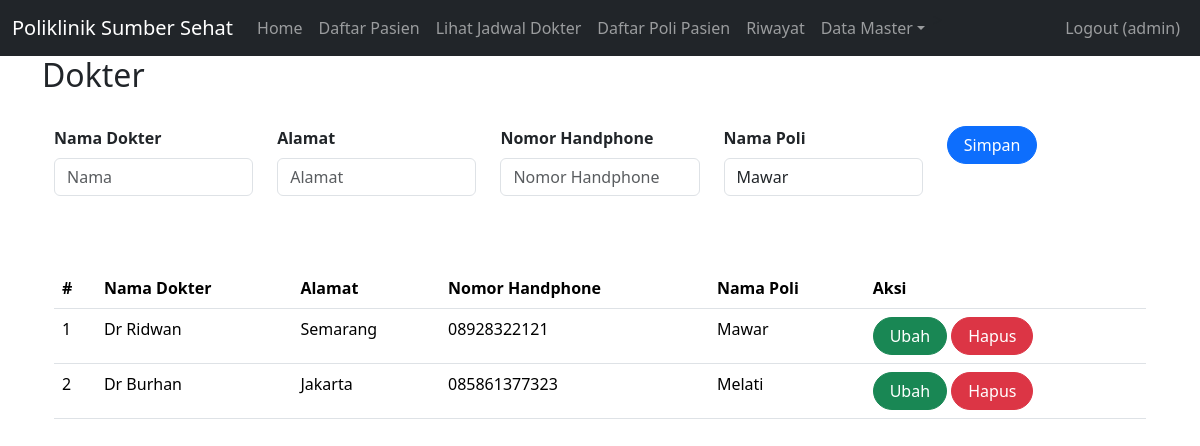
The page /index.php?page=dokter (signed in) on the database its author committed.
### tables this page shows
CREATE TABLE `dokter` (
  `id` int(11) UNSIGNED NOT NULL,
  `nama` varchar(255) DEFAULT NULL,
  `alamat` varchar(255) DEFAULT NULL,
  `no_hp` varchar(50) DEFAULT NULL,
  `id_poli` int(11) UNSIGNED NOT NULL
);

CREATE TABLE `poli` (
  `id` int(11) UNSIGNED NOT NULL,
  `nama_poli` varchar(25) NOT NULL,
  `keterangan` text NOT NULL
);

### dokter.php (the view, shortened to what this page needs)
<div class="container">
<h2>Dokter</h2>
<br>
    <?php
include'koneksi.php';
?>
<body>
<div class="container">
    <form class="form row"  method="POST" action="" name="myForm" onsubmit="return(validate());">
    <?php
    $nama = '';
    $alamat = '';
    $no_hp = '';
    ?>
         <div class="col">
        <label for="inputNama" class="form-label fw-bold">
            Nama Dokter
        </label>
        <input type="varchar" class="form-control" name="nama" id="inputNama" placeholder="Nama" value="<?php echo $nama ?>">
    </div>
    <div class="col">
        <label for="inputAlamat" class="form-label fw-bold">
            Alamat
        </label>
        <input type="varchar" class="form-control" name="alamat" id="inputAlamat" placeholder="Alamat" value="<?php echo $alamat ?>">
    </div>
    <div class="col mb-2">
        <label for="inputNo_hp" class="form-label fw-bold">
        Nomor Handphone
        </label>
        <input type="varchar" class="form-control" name="no_hp" id="inputNo_hp" placeholder="Nomor Handphone" value="<?php echo $no_hp ?>">
    </div>
    <div class="col">
        <label for="inputNama" class="form-label fw-bold">
            Nama Poli
        </label>
        <select class="form-control" name="id_poli">
        <?php
        $selected = '';
        $poli = mysqli_query($mysqli, "SELECT * FROM poli");
        while ($data = mysqli_fetch_array($poli)) {
            if ($data['id'] == $id_pasien) {
                $selected = 'selected="selected"';
            } else {
                $selected = '';
            }
        ?>
            <option value="<?php echo $data['id'] ?>" <?php echo $selected ?>><?php echo $data['nama_poli'] ?></option>
        <?php
        }
        ?>
    </select>
    </div>
    <div class="col">
        <button type="submit" class="btn btn-primary rounded-pill px-3" name="simpan">Simpan</button>
    </div>
    </form>
    <br>
    <br>
    <table class="table table-hover">
    <table class="table table-hover">
    <thead>
        <tr>
            <th scope="col">#</th>
            <th scope="col">Nama Dokter</th>
            <th scope="col">Alamat</th>
            <th scope="col">Nomor Handphone</th>
            <th scope="col">Nama Poli</th>
            <th scope="col">Aksi</th>
        </tr>
    </thead>
        <tbody>
    <?php
    $result = mysqli_query(
    $mysqli,"SELECT dokter.*, poli.nama_poli as 'nama_poli' FROM dokter LEFT JOIN poli  ON (dokter.id_poli=poli.id) ORDER BY id"
    );
$no = 1;
while ($data = mysqli_fetch_array($result)) {
?>
    <tr>
        <td><?php echo $no++ ?></td>
        <td><?php echo $data['nama'] ?></td>
        <td><?php echo $data['alamat'] ?></td>
        <td><?php echo $data['no_hp'] ?></td>
        <td><?php echo $data['nama_poli'] ?></td>
                <td>
                <a class="btn btn-success rounded-pill px-3" href="index.php?page=dokter&id=<?php echo $data['id'] ?>">Ubah</a>
                        <a class="btn btn-danger rounded-pill px-3" href="index.php?page=dokter&id=<?php echo $data['id'] ?>&aksi=hapus">Hapus</a>
                    </td>
            </tr>
        <?php
        }
        ?>
    </tbody>
    </table>

### rows shown on the page
dokter: nama "Dr Ridwan", alamat "Semarang", no_hp "08928322121", id_poli.nama_poli "Mawar"
dokter: nama "Dr Burhan", alamat "Jakarta", no_hp "085861377323", id_poli.nama_poli "Melati"

### other values the page prints
$_SESSION['username'] "admin"
form field id_poli "Mawar"
